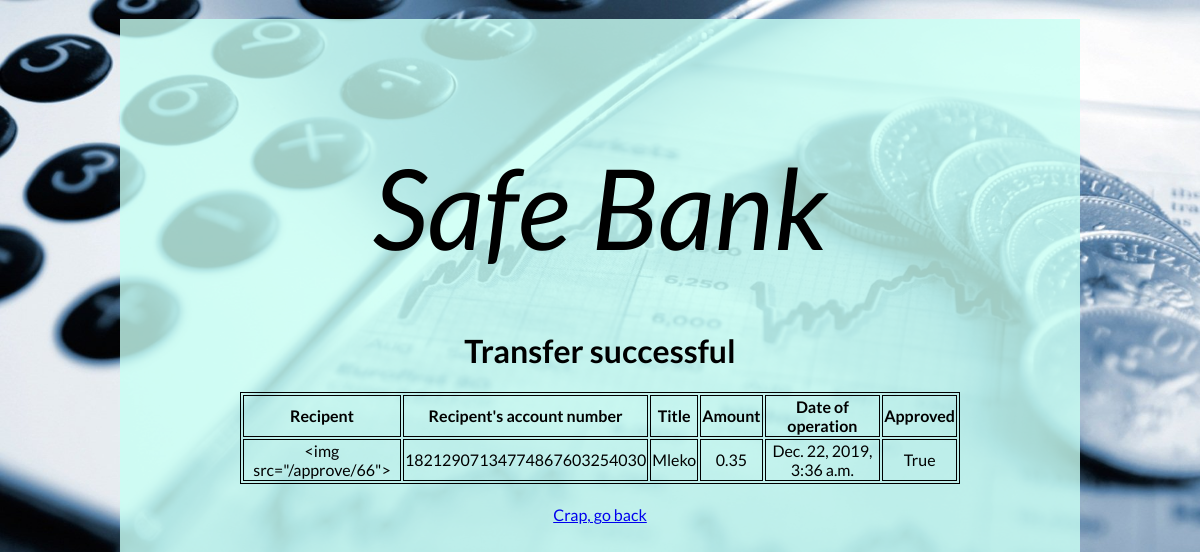
Page /transfer_sent/ (signed in) on the committed database.
### AwesomeBank/models.py (models this page shows)
class Transfer(models.Model):
    sender = models.ForeignKey(User, null=False, editable=False, on_delete=models.PROTECT)
    recipient_name = models.CharField(null=False, blank=False, max_length=80)
    recipient_account = models.CharField(null=False, max_length=26)
    title = models.CharField(null=False, blank=False, max_length=256)
    amount = models.DecimalField(null=False, decimal_places=2, max_digits=10)
    date = models.DateTimeField(default=timezone.now)
    approved = models.BooleanField(default=False)

### AwesomeBank/views.py (the view)
# urls.py: path('transfer_sent/', transfer_sent, name='transfer_sent'),
def transfer_sent(request):
    transfers = []
    for item in Transfer.objects.all():
        if item.sender_id == request.user.id:
            transfers.append(item)
    transfers = [transfers[-1]]
    context = {
        'transfers': transfers
    }
    return render(request, 'transfer_sent.html', context)

### templates/transfer_sent.html (shortened to what this page needs)
{% extends 'registration/../temp.html' %}
{% block main_content %}
    {% if user.is_authenticated %}
    <h1>Transfer successful</h1>
            <table>
                <tr>
                    <th>Recipent</th>
                    <th>Recipent's account number</th>
                    <th>Title</th>
                    <th>Amount</th>
                    <th>Date of operation</th>
                    <th>Approved</th>
                 </tr>
            {% for t in transfers %}
                <tr>
                    <td>{{ t.recipient_name }}</td>
                    <td id="account">{{ t.recipient_account }}</td>
                    <td>{{ t.title }}</td>
                    <td>{{ t.amount }}</td>
                    <td id="date">{{ t.date }}</td>
                    <td>{{ t.approved }}</td>
                </tr>
            {% endfor %}
            </table>
        <a href="{% url 'transfer_sending' %}">Crap, go back</a>
    {% else %}
        <p>U R not logged in!</p>
        <a href="{% url 'login' %}">Log In</a>
        <a href="{% url 'signup' %}">Register</a>
    {% endif %}
{% endblock %}

### static/style.css (style rules this page uses)
* { font-family: 'Lato', sans-serif; }
body { margin: 0; padding: 0; background-color: ghostwhite; background-image: url("bg.jpg"); background-size: cover; overflow: scroll; }
table, td, th { text-align: center; border: 0.1em solid black; margin-left: auto; margin-right: auto; margin-bottom: 3%; }

### rows in the picture
Transfer: recipient_name "<img src=\"/approve/66\">", recipient_account "18212907134774867603254030", title "Mleko", amount "0.35", date "Dec. 22, 2019, 3:36 a.m.", approved "True"
